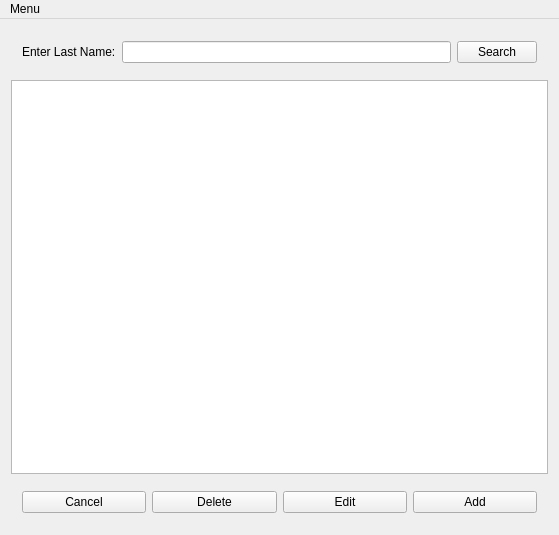
<?xml version="1.0" encoding="UTF-8"?>
<ui version="4.0">
 <class>ViewList</class>
 <widget class="QMainWindow" name="ViewList">
  <property name="geometry">
   <rect>
    <x>0</x>
    <y>0</y>
    <width>559</width>
    <height>535</height>
   </rect>
  </property>
  <property name="windowTitle">
   <string>View Member List</string>
  </property>
  <widget class="QWidget" name="centralWidget">
   <layout class="QVBoxLayout" name="verticalLayout">
    <property name="sizeConstraint">
     <enum>QLayout::SetMaximumSize</enum>
    </property>
    <item>
     <widget class="QFrame" name="frame">
      <property name="frameShape">
       <enum>QFrame::NoFrame</enum>
      </property>
      <property name="frameShadow">
       <enum>QFrame::Raised</enum>
      </property>
      <layout class="QGridLayout" name="gridLayout">
       <item row="0" column="0">
        <widget class="QLabel" name="lbl_name_input">
         <property name="text">
          <string>Enter Last Name:</string>
         </property>
        </widget>
       </item>
       <item row="0" column="1">
        <widget class="QLineEdit" name="tb_name_input"/>
       </item>
       <item row="0" column="2">
        <widget class="QPushButton" name="btn_search">
         <property name="text">
          <string>Search</string>
         </property>
        </widget>
       </item>
      </layout>
     </widget>
    </item>
    <item>
     <widget class="QTableView" name="tv_list"/>
    </item>
    <item>
     <widget class="QFrame" name="frame_2">
      <property name="frameShape">
       <enum>QFrame::NoFrame</enum>
      </property>
      <property name="frameShadow">
       <enum>QFrame::Raised</enum>
      </property>
      <layout class="QGridLayout" name="gridLayout_2">
       <item row="0" column="0">
        <widget class="QPushButton" name="btn_cancel">
         <property name="text">
          <string>Cancel</string>
         </property>
        </widget>
       </item>
       <item row="0" column="2">
        <widget class="QPushButton" name="btn_delete">
         <property name="text">
          <string>Delete</string>
         </property>
        </widget>
       </item>
       <item row="0" column="3">
        <widget class="QPushButton" name="btn_edit">
         <property name="text">
          <string>Edit</string>
         </property>
        </widget>
       </item>
       <item row="0" column="4">
        <widget class="QPushButton" name="btn_add">
         <property name="text">
          <string>Add</string>
         </property>
        </widget>
       </item>
      </layout>
     </widget>
    </item>
   </layout>
  </widget>
  <widget class="QMenuBar" name="menuBar">
   <property name="geometry">
    <rect>
     <x>0</x>
     <y>0</y>
     <width>559</width>
     <height>22</height>
    </rect>
   </property>
   <property name="defaultUp">
    <bool>true</bool>
   </property>
   <widget class="QMenu" name="menuMenu">
    <property name="title">
     <string>Menu</string>
    </property>
    <addaction name="actionfiles"/>
    <addaction name="actionnew"/>
    <addaction name="actionedit"/>
   </widget>
   <addaction name="menuMenu"/>
  </widget>
  <action name="actionfiles">
   <property name="text">
    <string>files</string>
   </property>
  </action>
  <action name="actionnew">
   <property name="text">
    <string>new</string>
   </property>
  </action>
  <action name="actionedit">
   <property name="text">
    <string>edit</string>
   </property>
  </action>
 </widget>
 <layoutdefault spacing="6" margin="11"/>
 <resources/>
 <connections/>
</ui>
